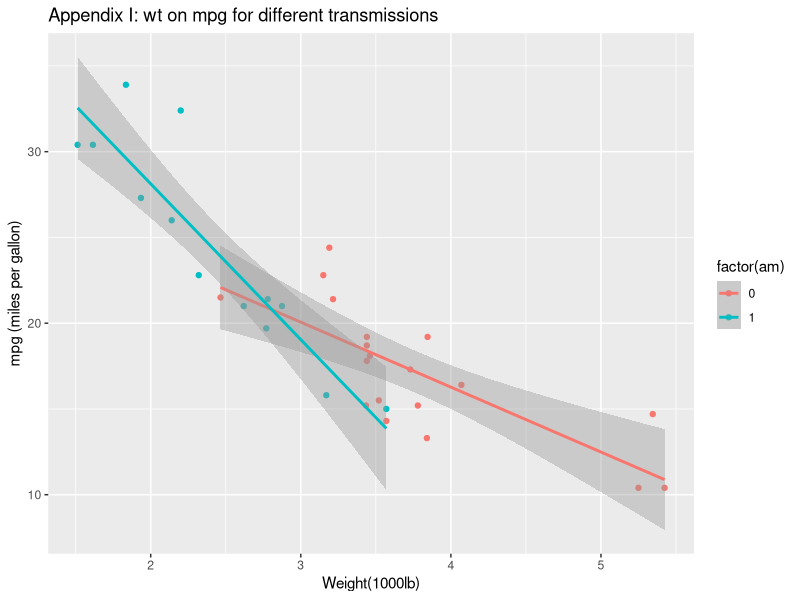
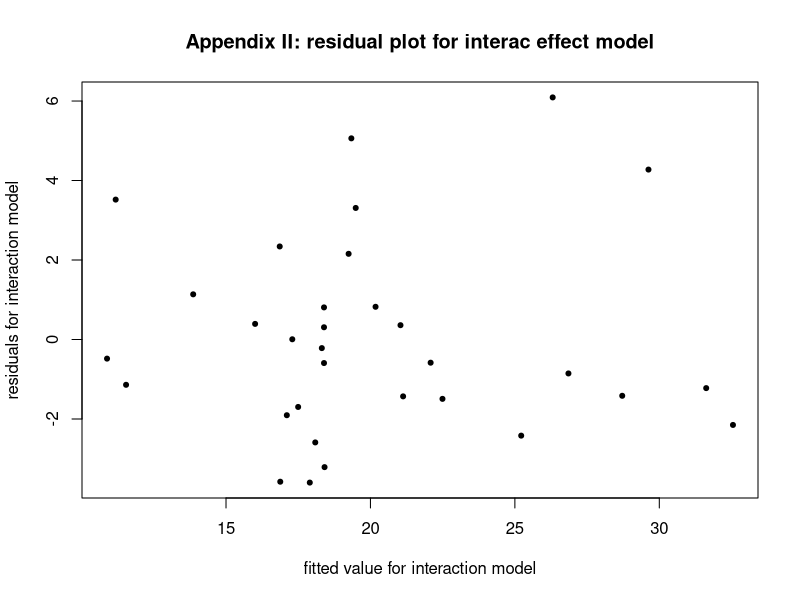

The R script that drew these images, in order:
## ---- chunk 1
## Loading the necessary packages
library(ggplot2)
library(dplyr)
library(grid)
library(gridExtra)
## ---- chunk 2
head(mtcars)

## All variables
lmMPG_all = lm(mpg ~ ., data = mtcars)
summary(lmMPG_all)$coefficients
## ---- chunk 3
## We want to study the relationship between the miles per gallon with the transmission type and the weight:
lmMPG_main = with(mtcars, lm(mpg ~ factor(am) + wt))
lmMPG_interact = with(mtcars, lm(mpg ~ factor(am) * wt))

anova(lmMPG_main, lmMPG_interact)
## ---- chunk 4
summary(lmMPG_interact)$coefficients
coef(lmMPG_interact)
## ---- chunk 5
g1 = ggplot(data = mtcars, aes(x = wt, y = mpg, color = factor(am)))
g1 = g1 + geom_point() + geom_smooth(method = "lm")
g1 + labs(title = "Appendix I: wt on mpg for different transmissions", x = "Weight(1000lb)", y = "mpg (miles per gallon)")
## ---- chunk 6
## Residual plot: fitted values verses Residuals:
plot(x = fitted.values(lmMPG_interact), y = resid(lmMPG_interact), pch = 20, xlab = "fitted value for interaction model", ylab = "residuals for interaction model", main = "Appendix II: residual plot for interac effect model")

